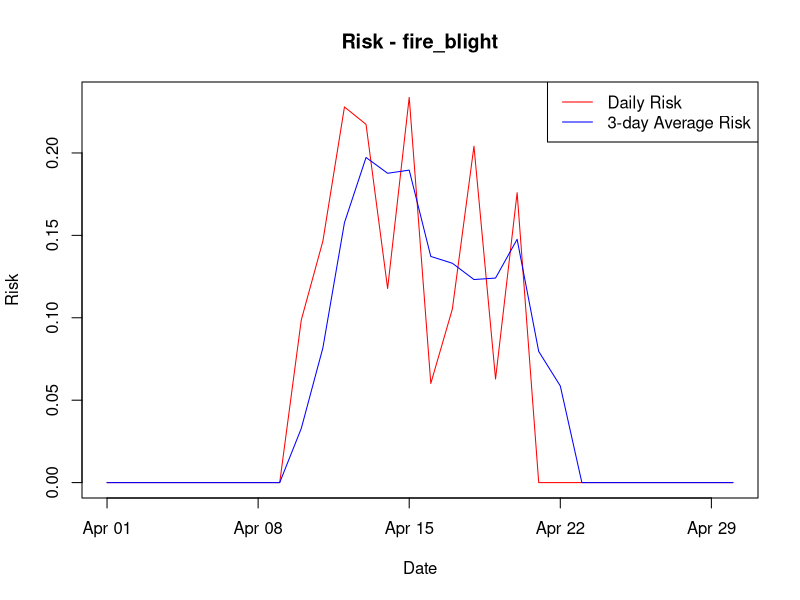

Write the R code that produced this figure.
#############################################
# Generic Bacterial Infection Model (FINAL)
# - Cardinal temperature response
# - Multiplication–Dispersal–Infection structure
# - Different dispersal pathways per disease
#############################################

# -------------------------------
# 1. INPUT DATA (example)
# -------------------------------

data <- data.frame(
  date = seq(as.Date("2024-04-01"), as.Date("2024-04-30"), by = "day"),
  temp = runif(30, 5, 35),      # daily mean temperature
  rh   = runif(30, 50, 100),    # relative humidity
  rain = runif(30, 0, 20),      # rainfall amount
  wind = runif(30, 0, 10),      # wind speed
  vulnerable_period = ifelse(1:30 %in% 10:20, 1, 0)
  # vulnerable_period:
  # 1 = host tissue / growth stage is vulnerable
  # 0 = host is not in a vulnerable stage
  # This replaces bloom so the same base model can be used across diseases.
)

# -------------------------------
# 2. GLOBAL PARAMETERS
# -------------------------------

global_params <- list(
  risk_threshold = 0.5,     # Empirical management threshold, thus requires 
                            # calibration with observed disease incidence
  risk_window = 3,          # moving average window for decision support
  growth_period = 3         # Number of preceding days used to calculate N
)

# -------------------------------
# 3. DISEASE-SPECIFIC PARAMETERS
# -------------------------------

disease_params <- list(
  
  fire_blight = list(  ##화상병
    N0 = 0.15,             # Initial inoculum pressure (0-1)
                           # Starting bacterial population level at day 1

    mu_max = 0.30,         # Maximum bacterial growth rate
                           # Growth rate under optimal temperature and RH
    
    T_min = 4,             # Minimum temperature for growth (°C)
                           # Growth ceases below this temperature
    
    T_opt = 28,            # Optimum temperature for growth (°C)
                           # Maximum growth occurs near this temperature
    
    T_max = 36,            # Maximum temperature for growth (°C)
                           # Growth ceases above this temperature
    
    rh_thresh_M = 50,      # RH threshold for multiplication module (%)
                           # f_RH(RH) in growth rate reaches 0.5 at this RH
    
    rh_thresh_I = 90,      # RH threshold for infection module (%)
                           # Wetness response W(RH, Rain) reaches 0.5 at this RH
    
    rain_thresh = 0.25,    # Rainfall threshold (mm)
                           # Wetness response = 1 when daily rain >= this value
    
    rain_coeff = 0.055,    # Rain-driven dispersal coefficient
                           # Contribution of rainfall to bacterial movement
    
    wind_coeff = 0.030,    # Wind-driven dispersal coefficient
                           # Contribution of wind to bacterial movement
    
    interaction_coeff = 0.0030,    # Rain × wind interaction coefficient
    # Additional dispersal generated by combined rainfall and wind events
    
    insect_coeff = 0.10,   # Insect-mediated dispersal probability
    # Additional dispersal pathway independent of weather
    
    use_rain = TRUE,       # Include rain dispersal pathway
    use_wind = TRUE,       # Include wind dispersal pathway
    use_interaction = TRUE,# Include rain × wind interaction pathway
    use_insect = TRUE,     # Include insect-mediated dispersal
    use_dispersal = TRUE,  # Calculate dispersal module D
    
    use_vulnerable_period = TRUE,
    # Host susceptibility period required
    # (flowering, young tissue, wound period, etc.)
    
    risk_threshold = 0.45  # Spray decision threshold
    # 3-day average risk above this value
    # triggers management action
  ),
  
  bacterial_spot = list(  ##고추세균성점무늬병
    N0 = 0.08,
    
    # Xanthomonas arboricola pv. pruni:
    # infection tested from 5–35 C;
    # infection optimum estimated at 28.9 C;
    # in vitro growth reported from 5–34 C, not above 35 C.
    mu_max = 0.26,
    T_min = 5,
    T_opt = 29,
    T_max = 35,
    
    # Leaf wetness is required; warm, wet, rainy/dewy conditions are key.
    rh_thresh_M = 50,
    rh_thresh_I = 90,
    rain_thresh = 0.25,
    
    # Mainly rain splash / wetness-driven.
    rain_coeff = 0.070,
    wind_coeff = 0.005,
    interaction_coeff = 0.0005,
    insect_coeff = 0.00,
    
    use_rain = TRUE,
    use_wind = FALSE,
    use_interaction = FALSE,
    use_insect = FALSE,
    use_dispersal = TRUE,
    use_vulnerable_period = TRUE,
    
    # PLOS model used S' = 0.5 as infection-risk threshold;
    # in this multiplied N*D*I model, slightly lower is reasonable.
    risk_threshold = 0.40
  ),
  
  bacterial_blight = list( ##벼 흰잎마름병
    N0 = 0.12,
    
    # Rice bacterial blight / Xanthomonas oryzae pv. oryzae:
    # disease-favoring environment commonly reported as 25–34 C
    # and RH > 70%.
    mu_max = 0.27,
    T_min = 10,
    T_opt = 30,
    T_max = 38,
    
    rh_thresh_M = 50,
    rh_thresh_I = 90,
    rain_thresh = 0.25,
    
    # Strong winds and continuous heavy rain favor spread.
    rain_coeff = 0.060,
    wind_coeff = 0.030,
    interaction_coeff = 0.0030,
    insect_coeff = 0.00,
    
    use_rain = TRUE,
    use_wind = TRUE,
    use_interaction = TRUE,
    use_insect = FALSE,
    use_dispersal = TRUE,
    use_vulnerable_period = TRUE,
    
    risk_threshold = 0.42
  ),
  
  ralstonia = list(  ##고추풋마름병
    N0 = 0.30,
    
    # Ralstonia solanacearum:
    # warm-climate soilborne pathogen;
    # in vitro maximum growth often around 30 C,
    # bacterial wilt intensity can be high at 30–35 C depending on host/root injury.
    mu_max = 0.32,
    T_min = 10,
    T_opt = 30,
    T_max = 40,
    
    # RH is only a weak proxy here; later soil moisture/root infection module needed.
    rh_thresh_M = 50,
    rh_thresh_I = 90,
    rain_thresh = 0.25,
    
    # Base module keeps aboveground dispersal off.
    rain_coeff = 0.000,
    wind_coeff = 0.000,
    interaction_coeff = 0.000,
    insect_coeff = 0.00,
    
    use_rain = FALSE,
    use_wind = FALSE,
    use_interaction = FALSE,
    use_insect = FALSE,
    use_dispersal = FALSE,
    use_vulnerable_period = FALSE,
    
    risk_threshold = 0.50
  )
)

# -------------------------------
# 4. PARAMETER VALIDATION
# -------------------------------

validate_disease_params <- function(p){
  
  if(!(p$T_min < p$T_opt && p$T_opt < p$T_max)){
    stop("Temperature parameters must satisfy T_min < T_opt < T_max.")
  }
  
  if(p$N0 < 0 || p$N0 > 1){
    stop("N0 must be between 0 and 1.")
  }

  if(p$mu_max < 0){
    stop("mu_max must be non-negative.")
  }

  if(p$rh_thresh_M < 0 || p$rh_thresh_M > 100 ||
     p$rh_thresh_I < 0 || p$rh_thresh_I > 100){
    stop("rh_thresh_M and rh_thresh_I must be between 0 and 100.")
  }

  if(p$rain_thresh < 0){
    stop("rain_thresh must be non-negative.")
  }
  
  if(p$rain_coeff < 0 || p$wind_coeff < 0 || 
     p$interaction_coeff < 0 || p$insect_coeff < 0){
    stop("Dispersal coefficients must be non-negative.")
  }
}

# -------------------------------
# 5. CARDINAL TEMPERATURE FUNCTION
# -------------------------------

temp_response <- function(T, T_min, T_opt, T_max){
  
  if(!(T_min < T_opt && T_opt < T_max)){
    stop("Temperature parameters must satisfy T_min < T_opt < T_max.")
  }
  
  response <- rep(0, length(T))
  
  valid <- T > T_min & T < T_max
  
  exponent <- (T_max - T_opt) / (T_opt - T_min)
  
  response[valid] <-
    ((T[valid] - T_min) *
       (T_max - T[valid])^exponent) /
    ((T_opt - T_min) *
       (T_max - T_opt)^exponent)
  
  response <- pmax(0, pmin(response, 1))
  
  return(response)
}

# -------------------------------
# 5-1. HUMIDITY RESPONSE FUNCTION
# -------------------------------

# f_RH(RH) = 1 / (1 + exp[-k_w * (RH - RH_th)])
# RH_th: RH threshold where the response reaches 0.5
#        (rh_thresh_M for multiplication, rh_thresh_I for infection)
# k  : logistic slope)

rh_response <- function(RH, RH_th, k = 0.3){
  plogis(k * (RH - RH_th))
}

# -------------------------------
# 5-2. WETNESS RESPONSE FUNCTION
# -------------------------------

# W(RH, Rain) = 1                                  if Rain >= Rain_th
#             = 1 / (1 + exp[-k * (RH - RH_th)])   if Rain <  Rain_th

wetness_response <- function(RH, Rain, RH_th, Rain_th, k = 1){
  ifelse(Rain >= Rain_th, 1, rh_response(RH, RH_th, k))
}

# -------------------------------
# 6. MULTIPLICATION
# -------------------------------

calc_population <- function(data, disease_param, growth_period){
  validate_disease_params(disease_param)

  if(length(growth_period) != 1 || is.na(growth_period) ||
     growth_period < 0 || growth_period != as.integer(growth_period)){
    stop("growth_period must be a non-negative integer.")
  }

  n <- nrow(data)
  if(n == 0){
    return(numeric(0))
  }

  # Daily growth rate r_t = mu_max * f_T(T) * f_RH(RH).
  temp_eff <- temp_response(
    data$temp,
    disease_param$T_min,
    disease_param$T_opt,
    disease_param$T_max
  )
  rh_eff <- rh_response(data$rh, disease_param$rh_thresh_M)
  r <- disease_param$mu_max * temp_eff * rh_eff

  N <- numeric(n)

  # For each date, restart from N0 and apply available daily growth rates
  # from t - growth_period through t (growth_period + 1 rates when a full history is available).
  for(t in seq_len(n)){
    first_day <- max(1, t - growth_period)
    current_N <- disease_param$N0

    for(s in first_day:t){
      current_N <- current_N + r[s] * current_N * (1 - current_N)
      current_N <- max(0, min(current_N, 1))
    }

    N[t] <- current_N
  }

  return(N)
}
# -------------------------------
# 7. DISPERSAL
# -------------------------------

calc_dispersal <- function(data, disease_param){
  
  total_effect <- rep(0, nrow(data))
  
  if(disease_param$use_rain){
    total_effect <- total_effect +
      disease_param$rain_coeff * data$rain
  }
  
  if(disease_param$use_wind){
    total_effect <- total_effect +
      disease_param$wind_coeff * data$wind
  }
  
  if(disease_param$use_interaction){
    total_effect <- total_effect +
      disease_param$interaction_coeff * data$rain * data$wind
  }
  
  D_weather <- 1 - exp(-total_effect)
  
  if(disease_param$use_insect){
    
    D_insect <- rep(disease_param$insect_coeff, nrow(data))
    
    D <- 1 - (1 - D_weather) * (1 - D_insect)
    
  } else {
    D <- D_weather
  }
  
  D <- pmax(0, pmin(D, 1))
  
  return(D)
}

# -------------------------------
# 8. INFECTION
# -------------------------------

calc_infection <- function(data, disease_param){
  
  wetness <- wetness_response(
    data$rh,
    data$rain,
    disease_param$rh_thresh_I,
    disease_param$rain_thresh
  )
  
  temp_eff <- temp_response(
    data$temp,
    disease_param$T_min,
    disease_param$T_opt,
    disease_param$T_max
  )
  
  if(disease_param$use_vulnerable_period){
    vp_factor <- data$vulnerable_period
  } else {
    vp_factor <- rep(1, nrow(data))
  }
  
  I <- wetness * temp_eff * vp_factor
  
  I <- pmax(0, pmin(I, 1))
  
  return(I)
}

# -------------------------------
# 9. RUN MODEL
# -------------------------------

run_model <- function(data, disease_param, growth_period = 3){
  
  validate_disease_params(disease_param)
  
  N <- calc_population(data, disease_param, growth_period)
  
  I <- calc_infection(data, disease_param)
  
  if(disease_param$use_dispersal){
    
    D <- calc_dispersal(data, disease_param)
    
    Risk <- N * D * I
    
  } else {
    
    D <- rep(1, nrow(data))
    
    Risk <- N * I
  }
  
  Risk <- pmax(0, pmin(Risk, 1))
  
  result <- data.frame(
    date = data$date,
    N = N,
    D = D,
    I = I,
    Risk = Risk
  )
  
  return(result)
}

# -------------------------------
# 10. SPRAY DECISION
# -------------------------------

spray_decision <- function(result, disease_param, global_params){
  
  risk_window <- global_params$risk_window
  
  risk_3day_avg <- stats::filter(
    result$Risk,
    rep(1 / risk_window, risk_window),
    sides = 1
  )
  
  risk_3day_avg <- as.numeric(risk_3day_avg)
  
  risk_3day_avg[is.na(risk_3day_avg)] <- 0
  
  threshold <- disease_param$risk_threshold
  
  spray <- ifelse(risk_3day_avg > threshold, 1, 0)
  
  result$risk_3day_avg <- risk_3day_avg
  result$spray <- spray
  
  return(result)
}

# -------------------------------
# 11. RUN
# -------------------------------

disease <- "fire_blight"

disease_param <- disease_params[[disease]]

res <- run_model(data, disease_param, global_params$growth_period)

res <- spray_decision(res, disease_param, global_params)

print(res)

# -------------------------------
# 12. VISUALIZATION
# -------------------------------

plot(
  res$date,
  res$Risk,
  type = "l",
  col = "red",
  main = paste("Risk -", disease),
  ylab = "Risk",
  xlab = "Date"
)

lines(res$date, res$risk_3day_avg, col = "blue")

legend(
  "topright",
  legend = c("Daily Risk", "3-day Average Risk"),
  col = c("red", "blue"),
  lty = 1
)
